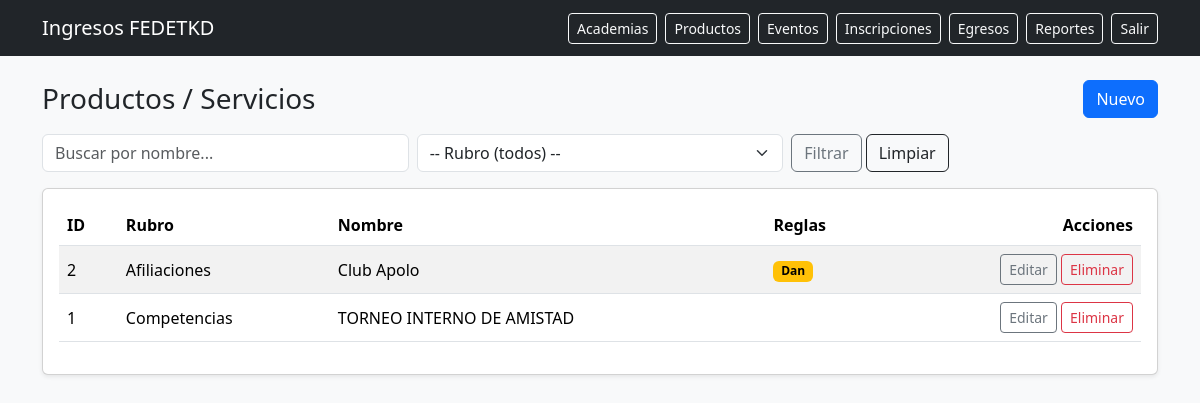
Page /productos/ (signed in) on the earlier database version.
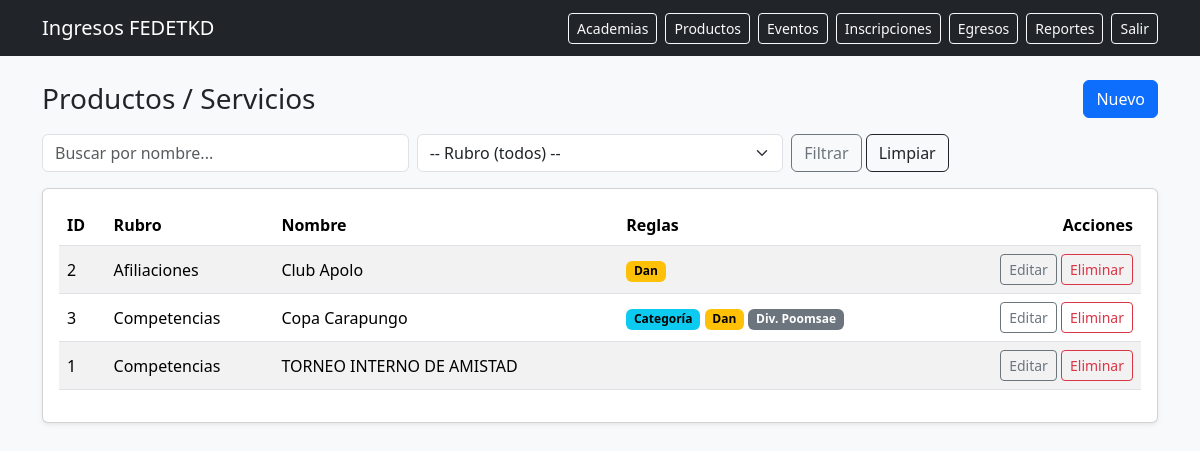
Same page on the later database version.
### app/models/catalogos.py (models this page shows)
class ProductoServicio(TimestampMixin, db.Model):
    __tablename__ = "productos_servicio"
    id = db.Column(db.Integer, primary_key=True)
    rubro_id = db.Column(db.Integer, db.ForeignKey("rubros.id"), nullable=False, index=True)
    rubro = db.relationship("Rubro", backref=db.backref("productos", lazy=True))
    nombre = db.Column(db.String(190), nullable=False, index=True)
    descripcion = db.Column(db.Text, nullable=True)
    requiere_categoria = db.Column(db.Boolean, default=False, nullable=False)
    requiere_dan = db.Column(db.Boolean, default=False, nullable=False)
    requiere_division_poomsae = db.Column(db.Boolean, default=False, nullable=False)

class Rubro(db.Model):
    __tablename__ = "rubros"
    id = db.Column(db.Integer, primary_key=True)
    codigo = db.Column(db.String(30), unique=True, nullable=False)  # CURSO/AFILIACION/ASCENSO/GAL/COMPETENCIA
    nombre = db.Column(db.String(100), nullable=False)

### app/blueprints/productos/routes.py (the view)
@bp.route("/")
@login_required
def index():
    rubro_id = request.args.get("rubro_id", type=int)
    q = (request.args.get("q") or "").strip()
    query = ProductoServicio.query.join(Rubro).order_by(ProductoServicio.nombre.asc())
    if rubro_id:
        query = query.filter(ProductoServicio.rubro_id == rubro_id)
    if q:
        query = query.filter(ProductoServicio.nombre.ilike(f"%{q}%"))
    productos = query.all()
    rubros = Rubro.query.order_by(Rubro.nombre.asc()).all()
    return render_template("productos/index.html", productos=productos, rubros=rubros, rubro_id=rubro_id, q=q)

### app/models/auth.py (called while the page is built)
@login_manager.user_loader
def load_user(user_id: str):
    return User.query.get(int(user_id))

### app/templates/productos/index.html (shortened to what this page needs)
{% extends "base.html" %}
{% block content %}
<div class="d-flex justify-content-between align-items-center mb-3">
  <h3 class="mb-0">Productos / Servicios</h3>
  <a class="btn btn-primary" href="{{ url_for('productos.nuevo') }}">Nuevo</a>
</div>
<form class="row g-2 mb-3" method="get">
  <div class="col-md-4">
    <input class="form-control" name="q" value="{{ q }}" placeholder="Buscar por nombre...">
  </div>
  <div class="col-md-4">
    <select class="form-select" name="rubro_id">
      <option value="">-- Rubro (todos) --</option>
    </select>
  </div>
  <div class="col-md-4">
    <button class="btn btn-outline-secondary">Filtrar</button>
    <a class="btn btn-outline-dark" href="{{ url_for('productos.index') }}">Limpiar</a>
  </div>
</form>
<div class="card shadow-sm">
  <div class="card-body">
    <table class="table table-striped align-middle">
      <thead>
        <tr>
          <th>ID</th>
          <th>Rubro</th>
          <th>Nombre</th>
          <th>Reglas</th>
          <th class="text-end">Acciones</th>
        </tr>
      </thead>
      <tbody>
      {% for p in productos %}
        <tr>
          <td>{{ p.id }}</td>
          <td>{{ p.rubro.nombre }}</td>
          <td>{{ p.nombre }}</td>
          <td>
            {% if p.requiere_categoria %}<span class="badge text-bg-info">Categoría</span>{% endif %}
            {% if p.requiere_dan %}<span class="badge text-bg-warning">Dan</span>{% endif %}
            {% if p.requiere_division_poomsae %}<span class="badge text-bg-secondary">Div. Poomsae</span>{% endif %}
          </td>
          <td class="text-end">
            <a class="btn btn-sm btn-outline-secondary" href="{{ url_for('productos.editar', producto_id=p.id) }}">Editar</a>
            <form method="post" action="{{ url_for('productos.eliminar', producto_id=p.id) }}" class="d-inline"
                  onsubmit="return confirm('¿Eliminar producto/servicio?');">
              <button class="btn btn-sm btn-outline-danger">Eliminar</button>
            </form>
          </td>
        </tr>
      {% endfor %}
      </tbody>
    </table>
  </div>
</div>
{% endblock %}

Differences in the rows shown:
added ProductoServicio: id "3", rubro.nombre "Competencias", nombre "Copa Carapungo", requiere_categoria "Categoría", requiere_dan "Dan", requiere_division_poomsae "Div. Poomsae"
